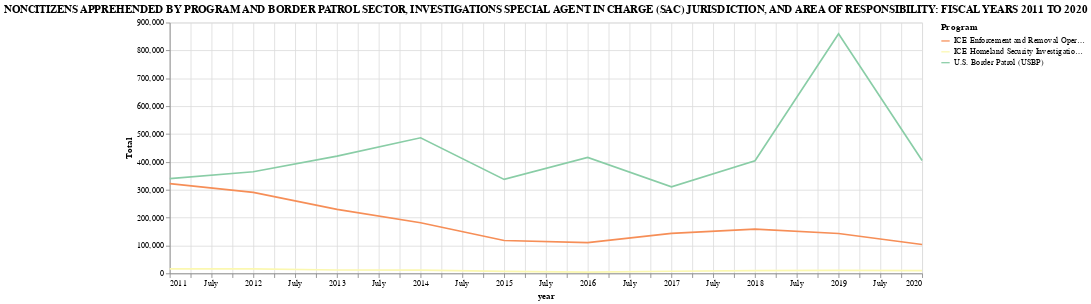

Here is the notebook cell this chart was saved with:
### Code cell
selection = alt.selection(type="multi",fields=["Program"], bind="legend")
alt.Chart(by_DHS_program_year).mark_line().encode(
    x ="year",
    y= "Total",
    color = alt.Color("Program", scale=alt.Scale(scheme="spectral")),
    tooltip = ["Program","Total"],opacity = alt.condition(selection, alt.value(1),alt.value(.2))).add_selection(selection).properties(title='NONCITIZENS APPREHENDED BY PROGRAM AND BORDER PATROL SECTOR, INVESTIGATIONS SPECIAL AGENT IN CHARGE (SAC) JURISDICTION, AND AREA OF RESPONSIBILITY: FISCAL YEARS 2011 TO 2020 ',width=900)

### Figure 1 — Vega-Lite specification as saved in the notebook (floating-point values rounded to 4 significant figures)
{"config": {"view": {"continuousWidth": 400, "continuousHeight": 300}}, "data": {"name": "data-c9650292287cad5996d52d1f7cd97514"}, "mark": "line", "encoding": {"color": {"field": "Program", "scale": {"scheme": "spectral"}, "type": "nominal"}, "opacity": {"condition": {"value": 1, "selection": "selector001"}, "value": 0.2}, "tooltip": [{"field": "Program", "type": "nominal"}, {"field": "Total", "type": "quantitative"}], "x": {"field": "year", "type": "temporal"}, "y": {"field": "Total", "type": "quantitative"}}, "selection": {"selector001": {"type": "multi", "fields": ["Program"], "bind": "legend"}}, "title": "NONCITIZENS APPREHENDED BY PROGRAM AND BORDER PATROL SECTOR, INVESTIGATIONS SPECIAL AGENT IN CHARGE (SAC) JURISDICTION, AND AREA OF RESPONSIBILITY: FISCAL YEARS 2011 TO 2020 ", "width": 900, "$schema": "https://vega.github.io/schema/vega-lite/v4.17.0.json", "datasets": {"data-c9650292287cad5996d52d1f7cd97514": [{"year": "2011-01-01T00:00:00", "Program": "U.S. Border Patrol (USBP)", "Total": 340252}, {"year": "2011-01-01T00:00:00", "Program": "ICE Homeland Security Investigations (HSI)", "Total": 16261}, {"year": "2011-01-01T00:00:00", "Program": "ICE Enforcement and Removal Operations (ERO)3", "Total": 322093}, {"year": "2012-01-01T00:00:00", "Program": "U.S. Border Patrol (USBP)", "Total": 364768}, {"year": "2012-01-01T00:00:00", "Program": "ICE Homeland Security Investigations (HSI)", "Total": 15937}, {"year": "2012-01-01T00:00:00", "Program": "ICE Enforcement and Removal Operations (ERO)3", "Total": 290622}, {"year": "2013-01-01T00:00:00", "Program": "U.S. Border Patrol (USBP)", "Total": 420789}, {"year": "2013-01-01T00:00:00", "Program": "ICE Homeland Security Investigations (HSI)", "Total": 11996}, {"year": "2013-01-01T00:00:00", "Program": "ICE Enforcement and Removal Operations (ERO)3", "Total": 229698}, {"year": "2014-01-01T00:00:00", "Program": "U.S. Border Patrol (USBP)", "Total": 486651}, {"year": "2014-01-01T00:00:00", "Program": "ICE Homeland Security Investigations (HSI)", "Total": 11626}, {"year": "2014-01-01T00:00:00", "Program": "ICE Enforcement and Removal Operations (ERO)3", "Total": 181719}, {"year": "2015-01-01T00:00:00", "Program": "U.S. Border Patrol (USBP)", "Total": 337117}, {"year": "2015-01-01T00:00:00", "Program": "ICE Homeland Security Investigations (HSI)", "Total": 7288}, {"year": "2015-01-01T00:00:00", "Program": "ICE Enforcement and Removal Operations (ERO)3", "Total": 117983}, {"year": "2016-01-01T00:00:00", "Program": "U.S. Border Patrol (USBP)", "Total": 415816}, {"year": "2016-01-01T00:00:00", "Program": "ICE Homeland Security Investigations (HSI)", "Total": 4330}, {"year": "2016-01-01T00:00:00", "Program": "ICE Enforcement and Removal Operations (ERO)3", "Total": 110104}, {"year": "2017-01-01T00:00:00", "Program": "U.S. Border Patrol (USBP)", "Total": 310531}, {"year": "2017-01-01T00:00:00", "Program": "ICE Homeland Security Investigations (HSI)", "Total": 7539}, {"year": "2017-01-01T00:00:00", "Program": "ICE Enforcement and Removal Operations (ERO)3", "Total": 143470}, {"year": "2018-01-01T00:00:00", "Program": "U.S. Border Patrol (USBP)", "Total": 404142}, {"year": "2018-01-01T00:00:00", "Program": "ICE Homeland Security Investigations (HSI)", "Total": 9843}, {"year": "2018-01-01T00:00:00", "Program": "ICE Enforcement and Removal Operations (ERO)3", "Total": 158581}, {"year": "2019-01-01T00:00:00", "Program": "U.S. Border Patrol (USBP)", "Total": 859501}, {"year": "2019-01-01T00:00:00", "Program": "ICE Homeland Security Investigations (HSI)", "Total": 10939}, {"year": "2019-01-01T00:00:00", "Program": "ICE Enforcement and Removal Operations (ERO)3", "Total": 143099}, {"year": "2020-01-01T00:00:00", "Program": "U.S. Border Patrol (USBP)", "Total": 405020}, {"year": "2020-01-01T00:00:00", "Program": "ICE Homeland Security Investigations (HSI)", "Total": 9974}, {"year": "2020-01-01T00:00:00", "Program": "ICE Enforcement and Removal Operations (ERO)3", "Total": 103603}]}}
